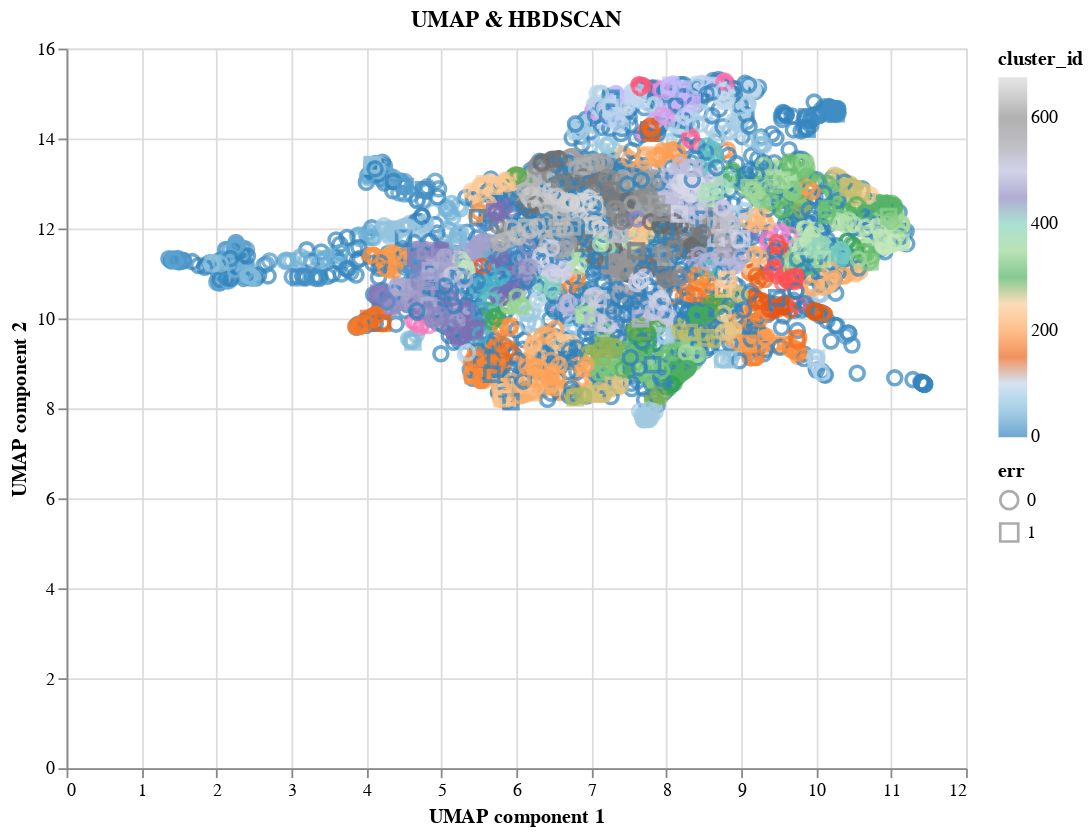

Notebook code cell kept with this figure:
### Code cell
alt.Chart(df_uh_c).mark_point(size=60).encode(
    x='UMAP component 1',
    y='UMAP component 2',
    shape='err:N',
    color=alt.Color('cluster_id', scale=alt.Scale(scheme='category20c')),
    tooltip=['sentence','label']
).properties(title='UMAP & HBDSCAN',height=400,width=500).interactive()

### Figure 1 — Vega-Lite specification as saved in the notebook (floating-point values rounded to 4 significant figures; data arrays with more than 128 entries replaced by an {"elided": "..."} marker saying what was removed)
{"config": {"view": {"continuousWidth": 400, "continuousHeight": 300}}, "data": {"name": "data-0fd172e6865c3c191f30d63d412273f0"}, "mark": {"type": "point", "size": 60}, "encoding": {"color": {"field": "cluster_id", "scale": {"scheme": "category20c"}, "type": "quantitative"}, "shape": {"field": "err", "type": "nominal"}, "tooltip": [{"field": "sentence", "type": "nominal"}, {"field": "label", "type": "quantitative"}], "x": {"field": "UMAP component 1", "type": "quantitative"}, "y": {"field": "UMAP component 2", "type": "quantitative"}}, "height": 400, "selection": {"selector002": {"type": "interval", "bind": "scales", "encodings": ["x", "y"]}}, "title": "UMAP & HBDSCAN", "width": 500, "$schema": "https://vega.github.io/schema/vega-lite/v4.17.0.json", "datasets": {"data-0fd172e6865c3c191f30d63d412273f0": {"elided": "4585 records"}}}
